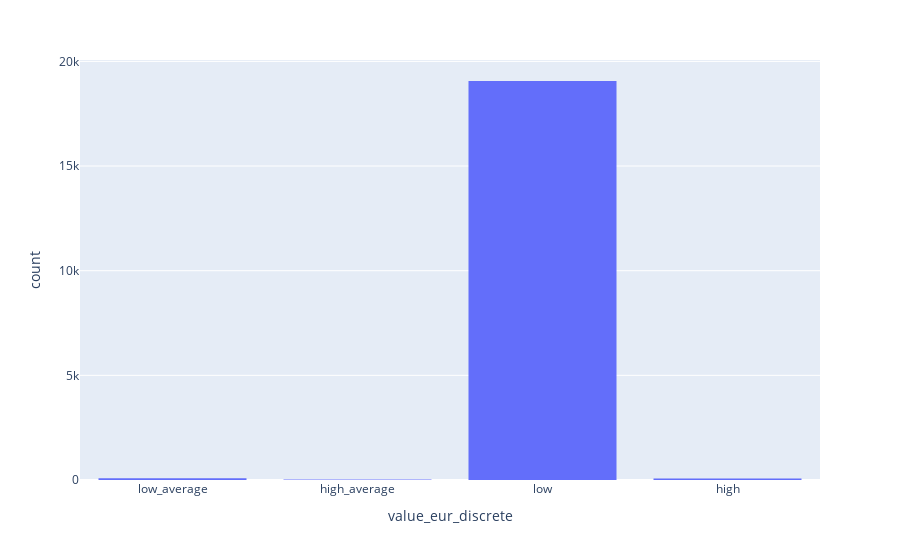

Source (notebook cell):
### Code cell
# Add code to create a histogram
import plotly.express as px
fig = px.histogram(p22_df, x='value_eur_discrete')
fig.show()

### Figure 1 — Plotly figure (JSON) as saved in the notebook; plotly's stock layout.template omitted (floating-point values rounded to 4 significant figures; data arrays with more than 128 entries replaced by an {"elided": "..."} marker saying what was removed)
{"data": [{"alignmentgroup": "True", "bingroup": "x", "hovertemplate": "value_eur_discrete=%{x}<br>count=%{y}<extra></extra>", "legendgroup": "", "marker": {"color": "#636efa", "pattern": {"shape": ""}}, "name": "", "offsetgroup": "", "orientation": "v", "showlegend": false, "type": "histogram", "x": {"elided": "19239 str values"}, "xaxis": "x", "yaxis": "y"}], "layout": {"barmode": "relative", "legend": {"tracegroupgap": 0}, "margin": {"t": 60}, "xaxis": {"anchor": "y", "domain": [0, 1], "title": {"text": "value_eur_discrete"}}, "yaxis": {"anchor": "x", "domain": [0, 1], "title": {"text": "count"}}}}
